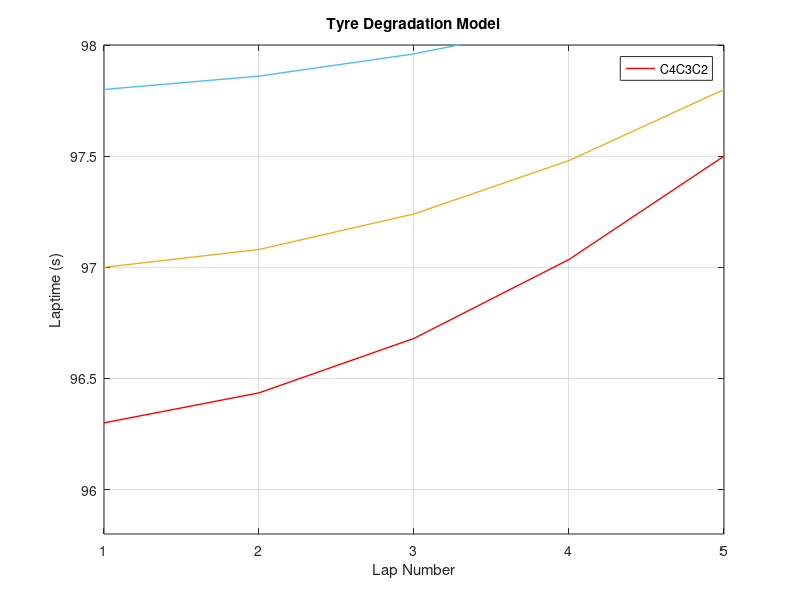

Reproduce this figure in MATLAB.
%% Calculating the Optimal Pit Strategy and Pit Lap in F1 Strategy
% 3 Tyre Compounds, Initially consider only 1-stop races.

fuelQuantity = 110;  %kg
totalLapNumber = input("Total Number of Laps: "); %laps
lapNumber = 1:totalLapNumber;
timePerKg = 0.035;   %seconds

fuelConsumption = fuelQuantity/totalLapNumber;   %kg/lap

fuelCorrectionFactor = fuelConsumption .* timePerKg; %seconds/lap

fuelLapCorrections = fuelCorrectionFactor .* (lapNumber-1);

%% Defining Arbitrary Tyre Wear Factors

C4Wear = linspace(0.08,0.3,totalLapNumber); 
C3Wear = linspace(0.04,0.2,totalLapNumber);
C2Wear = linspace(0.04,0.12,totalLapNumber); 

tyreAge = 1:totalLapNumber; %laps

%% Calculating Tyre Degradation Laptime Impact

C4InitialLaptime = 96.3;
C3InitialLaptime = 97;
C2InitialLaptime = 97.8;

C4DegLaptime = C4InitialLaptime + (C4Wear .* (tyreAge-1));
C3DegLaptime = C3InitialLaptime + (C3Wear .* (tyreAge-1));
C2DegLaptime = C2InitialLaptime + (C2Wear .* (tyreAge-1));

%% Calculating Tyre and Fuel Effected Laptimes for Full Distance Tyre Model

C4laptime = C4InitialLaptime + (C4Wear .* (tyreAge-1)) - fuelLapCorrections(lapNumber);
C3laptime = C3InitialLaptime + (C3Wear .* (tyreAge-1)) - fuelLapCorrections(lapNumber);
C2laptime = C2InitialLaptime + (C2Wear .* (tyreAge-1)) - fuelLapCorrections(lapNumber);

%% Defining Average Pit Time Loss

pitTime = 20;  %seconds

%% 
% Plotting the tyre model to visualise the tyre life and pace over the full 
% race distance.

figure(1)
plot(lapNumber,C4DegLaptime,"r","LineWidth",1)
hold on
plot(lapNumber,C3DegLaptime,"Color","#EDB120","LineWidth",1)
plot(lapNumber,C2DegLaptime,"Color","#4DBEEE","LineWidth",1)
xlabel("Lap Number")
ylabel("Laptime (s)")
xlim([1,totalLapNumber])
ylim([C4InitialLaptime-0.5, C4DegLaptime(end)+0.5])
title("Tyre Degradation Model")
legend(["C4", "C3", "C2"])
grid on
hold off

%% Evaluate Race Times for all pit laps
% Parameter sweep for pitstop laps

number_of_pitstops = input("Select Number of Pitstops (1 or 2): ");
starting_tyre = input("Select Starting Tyre (C4, C3 or C2): ", "s");

if number_of_pitstops == 1

if starting_tyre == "C4"
    raceTimesArray_C4C3 = zeros(1,length(totalLapNumber)-1);
    raceTimesArray_C4C2 = zeros(1,length(totalLapNumber)-1);
    for pitLap = 1:totalLapNumber-1
        fuel_Corrected_Stint1 = C4laptime(tyreAge(1:pitLap));
        fuel_Corrected_Stint2_C3 = C3DegLaptime(tyreAge(1:(totalLapNumber-pitLap))) - fuelLapCorrections(lapNumber(pitLap+1:totalLapNumber));
        fuel_Corrected_Stint2_C2 = C2DegLaptime(tyreAge(1:(totalLapNumber-pitLap))) - fuelLapCorrections(lapNumber(pitLap+1:totalLapNumber));
        raceTimesArray_C4C3(pitLap) = sum(fuel_Corrected_Stint1) + sum(fuel_Corrected_Stint2_C3) + pitTime;  %seconds
        raceTimesArray_C4C2(pitLap) = sum(fuel_Corrected_Stint1) + sum(fuel_Corrected_Stint2_C2) + pitTime;  %seconds
    end
    if min(raceTimesArray_C4C3) <= min(raceTimesArray_C4C2)
        optimalRaceTime = min(raceTimesArray_C4C3);
        optimalPitLap = find(raceTimesArray_C4C3 == optimalRaceTime);
        disp(strcat('Optimal 1 Stop Strategy: C4 -> C3 on Lap: ', num2str(optimalPitLap)))
    else
        optimalRaceTime = min(raceTimesArray_C4C2);
        optimalPitLap = find(raceTimesArray_C4C2 == optimalRaceTime);
        disp(strcat('Optimal 1 Stop Strategy: C4 -> C2 on Lap: ', num2str(optimalPitLap)))
    end
    figure(2)
    plot(1:totalLapNumber-1, raceTimesArray_C4C3,"Color","#EDB120","LineWidth",1)
    hold on
    plot(1:totalLapNumber-1, raceTimesArray_C4C2,"Color","#4DBEEE","LineWidth",1)
    title('Total Race Time vs Pitstop Lap')
    xlabel('Pit Stop Lap')
    ylabel('Total Race Time (s)')
    xlim([1,totalLapNumber])
    legend(["C4 -> C3","C4 -> C2"],"Location","best")
    grid on
end

if starting_tyre == "C3"
    raceTimesArray_C3C2 = zeros(1,length(totalLapNumber)-1);
    raceTimesArray_C3C4 = zeros(1,length(totalLapNumber)-1);
    for pitLap = 1:totalLapNumber-1
        fuel_Corrected_Stint1 = C3laptime(tyreAge(1:pitLap));
        fuel_Corrected_Stint2_C2 = C2DegLaptime(tyreAge(1:(totalLapNumber-pitLap))) - fuelLapCorrections(lapNumber(pitLap+1:totalLapNumber));
        fuel_Corrected_Stint2_C4 = C4DegLaptime(tyreAge(1:(totalLapNumber-pitLap))) - fuelLapCorrections(lapNumber(pitLap+1:totalLapNumber));
        raceTimesArray_C3C2(pitLap) = sum(fuel_Corrected_Stint1) + sum(fuel_Corrected_Stint2_C2) + pitTime;  %seconds
        raceTimesArray_C3C4(pitLap) = sum(fuel_Corrected_Stint1) + sum(fuel_Corrected_Stint2_C4) + pitTime;  %seconds
    end
    if min(raceTimesArray_C3C2) <= min(raceTimesArray_C3C4)
        optimalRaceTime = min(raceTimesArray_C3C2);
        optimalPitLap = find(raceTimesArray_C3C2 == optimalRaceTime);
        disp(strcat('Optimal 1 Stop Strategy: C3 -> C2 on Lap: ', num2str(optimalPitLap)))
    else
        optimalRaceTime = min(raceTimesArray_C3C4);
        optimalPitLap = find(raceTimesArray_C3C4 == optimalRaceTime);
        disp(strcat('Optimal 1 Stop Strategy: C3 -> C4 on Lap: ', num2str(optimalPitLap)))
    end
    figure(2)
    plot(1:totalLapNumber-1, raceTimesArray_C3C4,"r","LineWidth",1)
    hold on
    plot(1:totalLapNumber-1, raceTimesArray_C3C2,"Color","#4DBEEE","LineWidth",1)
    title('Total Race Time vs Pitstop Lap')
    xlabel('Pit Stop Lap')
    ylabel('Total Race Time (s)')
    xlim([1,totalLapNumber])
    legend(["C3 -> C4","C3 -> C2"],"Location","best")
    grid on
end

if starting_tyre == "C2"
    raceTimesArray_C2C3 = zeros(1,length(totalLapNumber)-1);
    raceTimesArray_C2C4 = zeros(1,length(totalLapNumber)-1);
    for pitLap = 1:totalLapNumber-1
        fuel_Corrected_Stint1 = C2laptime(tyreAge(1:pitLap));
        fuel_Corrected_Stint2_C3 = C3DegLaptime(tyreAge(1:(totalLapNumber-pitLap))) - fuelLapCorrections(lapNumber(pitLap+1:totalLapNumber));
        fuel_Corrected_Stint2_C4 = C4DegLaptime(tyreAge(1:(totalLapNumber-pitLap))) - fuelLapCorrections(lapNumber(pitLap+1:totalLapNumber));
        raceTimesArray_C2C3(pitLap) = sum(fuel_Corrected_Stint1) + sum(fuel_Corrected_Stint2_C3) + pitTime;  %seconds
        raceTimesArray_C2C4(pitLap) = sum(fuel_Corrected_Stint1) + sum(fuel_Corrected_Stint2_C4) + pitTime;  %seconds
    end
    if min(raceTimesArray_C2C3) <= min(raceTimesArray_C2C4)
        optimalRaceTime = min(raceTimesArray_C2C3);
        optimalPitLap = find(raceTimesArray_C2C3 == optimalRaceTime);
        disp(strcat('Optimal 1 Stop Strategy: C2 -> C3 on Lap: ', num2str(optimalPitLap)))
    else
        optimalRaceTime = min(raceTimesArray_C2C4);
        optimalPitLap = find(raceTimesArray_C2C4 == optimalRaceTime);
        disp(strcat('Optimal 1 Stop Strategy: C2 -> C4 on Lap: ', num2str(optimalPitLap)))
    end
    figure(2)
    plot(1:totalLapNumber-1, raceTimesArray_C2C4,"r","LineWidth",1)
    hold on
    plot(1:totalLapNumber-1, raceTimesArray_C2C3,"Color","#EDB120","LineWidth",1)
    title('Total Race Time vs Pitstop Lap')
    xlabel('Pit Stop Lap')
    ylabel('Total Race Time (s)')
    xlim([1,totalLapNumber])
    legend(["C2 -> C4","C2 -> C3"],"Location","best")
    grid on
end

elseif number_of_pitstops == 2

if starting_tyre == "C4" %C4-C4-C2, C4-C2-C2, C4-C2-C4, C4-C4-C3, C4-C3-C3, C4-C3-C4
    raceTimesArray_C4C4C2 = zeros(length(totalLapNumber)-2,length(totalLapNumber)-1);
    raceTimesArray_C4C2C4 = zeros(1,length(totalLapNumber)-1);
    raceTimesArray_C4C2C2 = zeros(1,length(totalLapNumber)-1);
    raceTimesArray_C4C4C3 = zeros(1,length(totalLapNumber)-1);
    raceTimesArray_C4C3C4 = zeros(1,length(totalLapNumber)-1);
    raceTimesArray_C4C3C3 = zeros(1,length(totalLapNumber)-1);
    for pitLap1 = 1:totalLapNumber-2
        for pitLap2 = pitLap1+1:totalLapNumber-1
        fuel_Corrected_Stint1 = C4laptime(tyreAge(1:pitLap1));
        fuel_Corrected_Stint2_C4 = C4DegLaptime(tyreAge(1:(pitLap2-pitLap1))) - fuelLapCorrections(lapNumber(pitLap1+1:pitLap2));
        fuel_Corrected_Stint2_C3 = C3DegLaptime(tyreAge(1:(pitLap2-pitLap1))) - fuelLapCorrections(lapNumber(pitLap1+1:pitLap2));
        fuel_Corrected_Stint2_C2 = C2DegLaptime(tyreAge(1:(pitLap2-pitLap1))) - fuelLapCorrections(lapNumber(pitLap1+1:pitLap2));
        fuel_Corrected_Stint3_C4 = C4DegLaptime(tyreAge(1:(totalLapNumber-pitLap2))) - fuelLapCorrections(lapNumber(pitLap2+1:totalLapNumber));
        fuel_Corrected_Stint3_C3 = C3DegLaptime(tyreAge(1:(totalLapNumber-pitLap2))) - fuelLapCorrections(lapNumber(pitLap2+1:totalLapNumber));
        fuel_Corrected_Stint3_C2 = C2DegLaptime(tyreAge(1:(totalLapNumber-pitLap2))) - fuelLapCorrections(lapNumber(pitLap2+1:totalLapNumber));
        raceTimesArray_C4C4C2(pitLap1,pitLap2) = sum(fuel_Corrected_Stint1) + sum(fuel_Corrected_Stint2_C4) + sum(fuel_Corrected_Stint3_C2) + number_of_pitstops*pitTime; % Array where row number is pitlap 1 and column is pitlap2
        % raceTimesArray_C4C2C4(pitLap1) = sum(fuel_Corrected_Stint1) + sum(fuel_Corrected_Stint2_C2) + sum(fuel_Corrected_Stint3_C4) + number_of_pitstops*pitTime;
        % raceTimesArray_C4C2C2(pitLap1) = sum(fuel_Corrected_Stint1) + sum(fuel_Corrected_Stint2_C2) + sum(fuel_Corrected_Stint3_C2) + number_of_pitstops*pitTime;
        % raceTimesArray_C4C4C3(pitLap1) = sum(fuel_Corrected_Stint1) + sum(fuel_Corrected_Stint2_C4) + sum(fuel_Corrected_Stint3_C3) + number_of_pitstops*pitTime;
        % raceTimesArray_C4C3C4(pitLap1) = sum(fuel_Corrected_Stint1) + sum(fuel_Corrected_Stint2_C3) + sum(fuel_Corrected_Stint3_C4) + number_of_pitstops*pitTime;
        % raceTimesArray_C4C3C3(pitLap1) = sum(fuel_Corrected_Stint1) + sum(fuel_Corrected_Stint2_C3) + sum(fuel_Corrected_Stint3_C3) + number_of_pitstops*pitTime;
        end
    end
    [optimalRaceTime, idx] = min(raceTimesArray_C4C4C2(raceTimesArray_C4C4C2 > 0));
    [optimalPitLap1, optimalPitLap2] = ind2sub(size(raceTimesArray_C4C4C2), idx);
    % plot3(lapNumber(1:totalLapNumber-2),lapNumber(2:totalLapNumber-1),raceTimesArray_C4C4C2)

end

end

